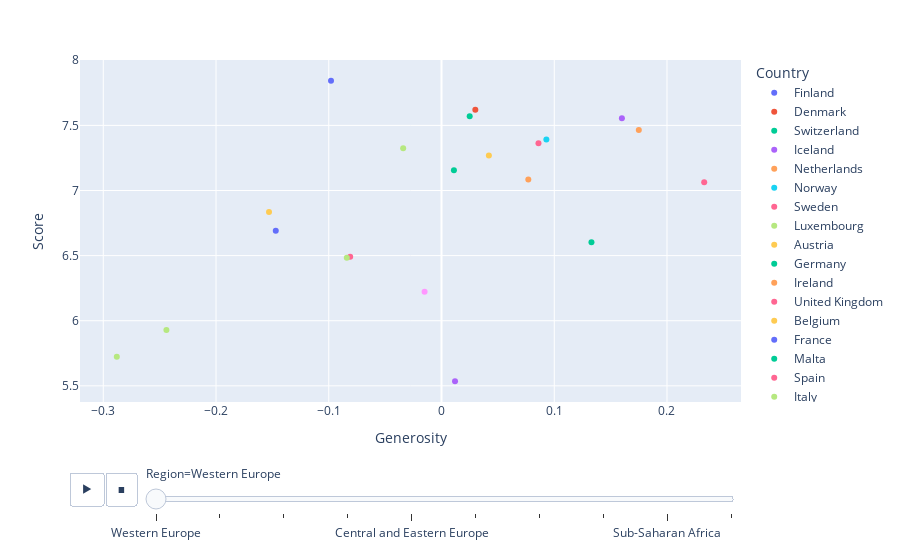

The code cell stored with this chart in its notebook:
### Markdown cell above
### Generosity vs Score

### Code cell
px.scatter(df, x='Generosity', y='Score',
           animation_frame='Region',
           animation_group='Country',
           color='Country', hover_name='Country',
           trendline= 'ols')

### Figure 1 — Plotly figure (JSON) as saved in the notebook; plotly's stock layout.template omitted (floating-point values rounded to 4 significant figures)
{"data": [{"hovertemplate": "<b>%{hovertext}</b><br><br>Country=Finland<br>Region=Western Europe<br>Generosity=%{x}<br>Score=%{y}<extra></extra>", "hovertext": ["Finland"], "ids": ["Finland"], "legendgroup": "Finland", "marker": {"color": "#636efa", "symbol": "circle"}, "mode": "markers", "name": "Finland", "orientation": "v", "showlegend": true, "type": "scatter", "x": [-0.098], "xaxis": "x", "y": [7.842], "yaxis": "y"}, {"hovertemplate": "Country=Finland<br>Region=Western Europe<extra></extra>", "legendgroup": "Finland", "marker": {"color": "#636efa", "symbol": "circle"}, "mode": "lines", "name": "Finland", "showlegend": false, "type": "scatter", "xaxis": "x", "yaxis": "y"}, {"hovertemplate": "<b>%{hovertext}</b><br><br>Country=Denmark<br>Region=Western Europe<br>Generosity=%{x}<br>Score=%{y}<extra></extra>", "hovertext": ["Denmark"], "ids": ["Denmark"], "legendgroup": "Denmark", "marker": {"color": "#EF553B", "symbol": "circle"}, "mode": "markers", "name": "Denmark", "orientation": "v", "showlegend": true, "type": "scatter", "x": [0.03], "xaxis": "x", "y": [7.62], "yaxis": "y"}, {"hovertemplate": "Country=Denmark<br>Region=Western Europe<extra></extra>", "legendgroup": "Denmark", "marker": {"color": "#EF553B", "symbol": "circle"}, "mode": "lines", "name": "Denmark", "showlegend": false, "type": "scatter", "xaxis": "x", "yaxis": "y"}, {"hovertemplate": "<b>%{hovertext}</b><br><br>Country=Switzerland<br>Region=Western Europe<br>Generosity=%{x}<br>Score=%{y}<extra></extra>", "hovertext": ["Switzerland"], "ids": ["Switzerland"], "legendgroup": "Switzerland", "marker": {"color": "#00cc96", "symbol": "circle"}, "mode": "markers", "name": "Switzerland", "orientation": "v", "showlegend": true, "type": "scatter", "x": [0.025], "xaxis": "x", "y": [7.571], "yaxis": "y"}, {"hovertemplate": "Country=Switzerland<br>Region=Western Europe<extra></extra>", "legendgroup": "Switzerland", "marker": {"color": "#00cc96", "symbol": "circle"}, "mode": "lines", "name": "Switzerland", "showlegend": false, "type": "scatter", "xaxis": "x", "yaxis": "y"}, {"hovertemplate": "<b>%{hovertext}</b><br><br>Country=Iceland<br>Region=Western Europe<br>Generosity=%{x}<br>Score=%{y}<extra></extra>", "hovertext": ["Iceland"], "ids": ["Iceland"], "legendgroup": "Iceland", "marker": {"color": "#ab63fa", "symbol": "circle"}, "mode": "markers", "name": "Iceland", "orientation": "v", "showlegend": true, "type": "scatter", "x": [0.16], "xaxis": "x", "y": [7.554], "yaxis": "y"}, {"hovertemplate": "Country=Iceland<br>Region=Western Europe<extra></extra>", "legendgroup": "Iceland", "marker": {"color": "#ab63fa", "symbol": "circle"}, "mode": "lines", "name": "Iceland", "showlegend": false, "type": "scatter", "xaxis": "x", "yaxis": "y"}, {"hovertemplate": "<b>%{hovertext}</b><br><br>Country=Netherlands<br>Region=Western Europe<br>Generosity=%{x}<br>Score=%{y}<extra></extra>", "hovertext": ["Netherlands"], "ids": ["Netherlands"], "legendgroup": "Netherlands", "marker": {"color": "#FFA15A", "symbol": "circle"}, "mode": "markers", "name": "Netherlands", "orientation": "v", "showlegend": true, "type": "scatter", "x": [0.175], "xaxis": "x", "y": [7.464], "yaxis": "y"}, {"hovertemplate": "Country=Netherlands<br>Region=Western Europe<extra></extra>", "legendgroup": "Netherlands", "marker": {"color": "#FFA15A", "symbol": "circle"}, "mode": "lines", "name": "Netherlands", "showlegend": false, "type": "scatter", "xaxis": "x", "yaxis": "y"}, {"hovertemplate": "<b>%{hovertext}</b><br><br>Country=Norway<br>Region=Western Europe<br>Generosity=%{x}<br>Score=%{y}<extra></extra>", "hovertext": ["Norway"], "ids": ["Norway"], "legendgroup": "Norway", "marker": {"color": "#19d3f3", "symbol": "circle"}, "mode": "markers", "name": "Norway", "orientation": "v", "showlegend": true, "type": "scatter", "x": [0.093], "xaxis": "x", "y": [7.392], "yaxis": "y"}, {"hovertemplate": "Country=Norway<br>Region=Western Europe<extra></extra>", "legendgroup": "Norway", "marker": {"color": "#19d3f3", "symbol": "circle"}, "mode": "lines", "name": "Norway", "showlegend": false, "type": "scatter", "xaxis": "x", "yaxis": "y"}, {"hovertemplate": "<b>%{hovertext}</b><br><br>Country=Sweden<br>Region=Western Europe<br>Generosity=%{x}<br>Score=%{y}<extra></extra>", "hovertext": ["Sweden"], "ids": ["Sweden"], "legendgroup": "Sweden", "marker": {"color": "#FF6692", "symbol": "circle"}, "mode": "markers", "name": "Sweden", "orientation": "v", "showlegend": true, "type": "scatter", "x": [0.086], "xaxis": "x", "y": [7.363], "yaxis": "y"}, {"hovertemplate": "Country=Sweden<br>Region=Western Europe<extra></extra>", "legendgroup": "Sweden", "marker": {"color": "#FF6692", "symbol": "circle"}, "mode": "lines", "name": "Sweden", "showlegend": false, "type": "scatter", "xaxis": "x", "yaxis": "y"}, {"hovertemplate": "<b>%{hovertext}</b><br><br>Country=Luxembourg<br>Region=Western Europe<br>Generosity=%{x}<br>Score=%{y}<extra></extra>", "hovertext": ["Luxembourg"], "ids": ["Luxembourg"], "legendgroup": "Luxembourg", "marker": {"color": "#B6E880", "symbol": "circle"}, "mode": "markers", "name": "Luxembourg", "orientation": "v", "showlegend": true, "type": "scatter", "x": [-0.034], "xaxis": "x", "y": [7.324], "yaxis": "y"}, {"hovertemplate": "Country=Luxembourg<br>Region=Western Europe<extra></extra>", "legendgroup": "Luxembourg", "marker": {"color": "#B6E880", "symbol": "circle"}, "mode": "lines", "name": "Luxembourg", "showlegend": false, "type": "scatter", "xaxis": "x", "yaxis": "y"}, {"hovertemplate": "<b>%{hovertext}</b><br><br>Country=Austria<br>Region=Western Europe<br>Generosity=%{x}<br>Score=%{y}<extra></extra>", "hovertext": ["Austria"], "ids": ["Austria"], "legendgroup": "Austria", "marker": {"color": "#FECB52", "symbol": "circle"}, "mode": "markers", "name": "Austria", "orientation": "v", "showlegend": true, "type": "scatter", "x": [0.042], "xaxis": "x", "y": [7.268], "yaxis": "y"}, {"hovertemplate": "Country=Austria<br>Region=Western Europe<extra></extra>", "legendgroup": "Austria", "marker": {"color": "#FECB52", "symbol": "circle"}, "mode": "lines", "name": "Austria", "showlegend": false, "type": "scatter", "xaxis": "x", "yaxis": "y"}, {"hovertemplate": "<b>%{hovertext}</b><br><br>Country=Germany<br>Region=Western Europe<br>Generosity=%{x}<br>Score=%{y}<extra></extra>", "hovertext": ["Germany"], "ids": ["Germany"], "legendgroup": "Germany", "marker": {"color": "#00cc96", "symbol": "circle"}, "mode": "markers", "name": "Germany", "orientation": "v", "showlegend": true, "type": "scatter", "x": [0.011], "xaxis": "x", "y": [7.155], "yaxis": "y"}, {"hovertemplate": "Country=Germany<br>Region=Western Europe<extra></extra>", "legendgroup": "Germany", "marker": {"color": "#00cc96", "symbol": "circle"}, "mode": "lines", "name": "Germany", "showlegend": false, "type": "scatter", "xaxis": "x", "yaxis": "y"}, {"hovertemplate": "<b>%{hovertext}</b><br><br>Country=Ireland<br>Region=Western Europe<br>Generosity=%{x}<br>Score=%{y}<extra></extra>", "hovertext": ["Ireland"], "ids": ["Ireland"], "legendgroup": "Ireland", "marker": {"color": "#FFA15A", "symbol": "circle"}, "mode": "markers", "name": "Ireland", "orientation": "v", "showlegend": true, "type": "scatter", "x": [0.077], "xaxis": "x", "y": [7.085], "yaxis": "y"}, {"hovertemplate": "Country=Ireland<br>Region=Western Europe<extra></extra>", "legendgroup": "Ireland", "marker": {"color": "#FFA15A", "symbol": "circle"}, "mode": "lines", "name": "Ireland", "showlegend": false, "type": "scatter", "xaxis": "x", "yaxis": "y"}, {"hovertemplate": "<b>%{hovertext}</b><br><br>Country=United Kingdom<br>Region=Western Europe<br>Generosity=%{x}<br>Score=%{y}<extra></extra>", "hovertext": ["United Kingdom"], "ids": ["United Kingdom"], "legendgroup": "United Kingdom", "marker": {"color": "#FF6692", "symbol": "circle"}, "mode": "markers", "name": "United Kingdom", "orientation": "v", "showlegend": true, "type": "scatter", "x": [0.233], "xaxis": "x", "y": [7.064], "yaxis": "y"}, {"hovertemplate": "Country=United Kingdom<br>Region=Western Europe<extra></extra>", "legendgroup": "United Kingdom", "marker": {"color": "#FF6692", "symbol": "circle"}, "mode": "lines", "name": "United Kingdom", "showlegend": false, "type": "scatter", "xaxis": "x", "yaxis": "y"}, {"hovertemplate": "<b>%{hovertext}</b><br><br>Country=Belgium<br>Region=Western Europe<br>Generosity=%{x}<br>Score=%{y}<extra></extra>", "hovertext": ["Belgium"], "ids": ["Belgium"], "legendgroup": "Belgium", "marker": {"color": "#FECB52", "symbol": "circle"}, "mode": "markers", "name": "Belgium", "orientation": "v", "showlegend": true, "type": "scatter", "x": [-0.153], "xaxis": "x", "y": [6.834], "yaxis": "y"}, {"hovertemplate": "Country=Belgium<br>Region=Western Europe<extra></extra>", "legendgroup": "Belgium", "marker": {"color": "#FECB52", "symbol": "circle"}, "mode": "lines", "name": "Belgium", "showlegend": false, "type": "scatter", "xaxis": "x", "yaxis": "y"}, {"hovertemplate": "<b>%{hovertext}</b><br><br>Country=France<br>Region=Western Europe<br>Generosity=%{x}<br>Score=%{y}<extra></extra>", "hovertext": ["France"], "ids": ["France"], "legendgroup": "France", "marker": {"color": "#636efa", "symbol": "circle"}, "mode": "markers", "name": "France", "orientation": "v", "showlegend": true, "type": "scatter", "x": [-0.147], "xaxis": "x", "y": [6.69], "yaxis": "y"}, {"hovertemplate": "Country=France<br>Region=Western Europe<extra></extra>", "legendgroup": "France", "marker": {"color": "#636efa", "symbol": "circle"}, "mode": "lines", "name": "France", "showlegend": false, "type": "scatter", "xaxis": "x", "yaxis": "y"}, {"hovertemplate": "<b>%{hovertext}</b><br><br>Country=Malta<br>Region=Western Europe<br>Generosity=%{x}<br>Score=%{y}<extra></extra>", "hovertext": ["Malta"], "ids": ["Malta"], "legendgroup": "Malta", "marker": {"color": "#00cc96", "symbol": "circle"}, "mode": "markers", "name": "Malta", "orientation": "v", "showlegend": true, "type": "scatter", "x": [0.133], "xaxis": "x", "y": [6.602], "yaxis": "y"}, {"hovertemplate": "Country=Malta<br>Region=Western Europe<extra></extra>", "legendgroup": "Malta", "marker": {"color": "#00cc96", "symbol": "circle"}, "mode": "lines", "name": "Malta", "showlegend": false, "type": "scatter", "xaxis": "x", "yaxis": "y"}, {"hovertemplate": "<b>%{hovertext}</b><br><br>Country=Spain<br>Region=Western Europe<br>Generosity=%{x}<br>Score=%{y}<extra></extra>", "hovertext": ["Spain"], "ids": ["Spain"], "legendgroup": "Spain", "marker": {"color": "#FF6692", "symbol": "circle"}, "mode": "markers", "name": "Spain", "orientation": "v", "showlegend": true, "type": "scatter", "x": [-0.081], "xaxis": "x", "y": [6.491], "yaxis": "y"}, {"hovertemplate": "Country=Spain<br>Region=Western Europe<extra></extra>", "legendgroup": "Spain", "marker": {"color": "#FF6692", "symbol": "circle"}, "mode": "lines", "name": "Spain", "showlegend": false, "type": "scatter", "xaxis": "x", "yaxis": "y"}, {"hovertemplate": "<b>%{hovertext}</b><br><br>Country=Italy<br>Region=Western Europe<br>Generosity=%{x}<br>Score=%{y}<extra></extra>", "hovertext": ["Italy"], "ids": ["Italy"], "legendgroup": "Italy", "marker": {"color": "#B6E880", "symbol": "circle"}, "mode": "markers", "name": "Italy", "orientation": "v", "showlegend": true, "type": "scatter", "x": [-0.084], "xaxis": "x", "y": [6.483], "yaxis": "y"}, {"hovertemplate": "Country=Italy<br>Region=Western Europe<extra></extra>", "legendgroup": "Italy", "marker": {"color": "#B6E880", "symbol": "circle"}, "mode": "lines", "name": "Italy", "showlegend": false, "type": "scatter", "xaxis": "x", "yaxis": "y"}, {"hovertemplate": "<b>%{hovertext}</b><br><br>Country=Cyprus<br>Region=Western Europe<br>Generosity=%{x}<br>Score=%{y}<extra></extra>", "hovertext": ["Cyprus"], "ids": ["Cyprus"], "legendgroup": "Cyprus", "marker": {"color": "#FF97FF", "symbol": "circle"}, "mode": "markers", "name": "Cyprus", "orientation": "v", "showlegend": true, "type": "scatter", "x": [-0.015], "xaxis": "x", "y": [6.223], "yaxis": "y"}, {"hovertemplate": "Country=Cyprus<br>Region=Western Europe<extra></extra>", "legendgroup": "Cyprus", "marker": {"color": "#FF97FF", "symbol": "circle"}, "mode": "lines", "name": "Cyprus", "showlegend": false, "type": "scatter", "xaxis": "x", "yaxis": "y"}, {"hovertemplate": "<b>%{hovertext}</b><br><br>Country=Portugal<br>Region=Western Europe<br>Generosity=%{x}<br>Score=%{y}<extra></extra>", "hovertext": ["Portugal"], "ids": ["Portugal"], "legendgroup": "Portugal", "marker": {"color": "#B6E880", "symbol": "circle"}, "mode": "markers", "name": "Portugal", "orientation": "v", "showlegend": true, "type": "scatter", "x": [-0.244], "xaxis": "x", "y": [5.929], "yaxis": "y"}, {"hovertemplate": "Country=Portugal<br>Region=Western Europe<extra></extra>", "legendgroup": "Portugal", "marker": {"color": "#B6E880", "symbol": "circle"}, "mode": "lines", "name": "Portugal", "showlegend": false, "type": "scatter", "xaxis": "x", "yaxis": "y"}, {"hovertemplate": "<b>%{hovertext}</b><br><br>Country=Greece<br>Region=Western Europe<br>Generosity=%{x}<br>Score=%{y}<extra></extra>", "hovertext": ["Greece"], "ids": ["Greece"], "legendgroup": "Greece", "marker": {"color": "#B6E880", "symbol": "circle"}, "mode": "markers", "name": "Greece", "orientation": "v", "showlegend": true, "type": "scatter", "x": [-0.288], "xaxis": "x", "y": [5.723], "yaxis": "y"}, {"hovertemplate": "Country=Greece<br>Region=Western Europe<extra></extra>", "legendgroup": "Greece", "marker": {"color": "#B6E880", "symbol": "circle"}, "mode": "lines", "name": "Greece", "showlegend": false, "type": "scatter", "xaxis": "x", "yaxis": "y"}, {"hovertemplate": "<b>%{hovertext}</b><br><br>Country=North Cyprus<br>Region=Western Europe<br>Generosity=%{x}<br>Score=%{y}<extra></extra>", "hovertext": ["North Cyprus"], "ids": ["North Cyprus"], "legendgroup": "North Cyprus", "marker": {"color": "#ab63fa", "symbol": "circle"}, "mode": "markers", "name": "North Cyprus", "orientation": "v", "showlegend": true, "type": "scatter", "x": [0.012], "xaxis": "x", "y": [5.536], "yaxis": "y"}, {"hovertemplate": "Country=North Cyprus<br>Region=Western Europe<extra></extra>", "legendgroup": "North Cyprus", "marker": {"color": "#ab63fa", "symbol": "circle"}, "mode": "lines", "name": "North Cyprus", "showlegend": false, "type": "scatter", "xaxis": "x", "yaxis": "y"}], "layout": {"legend": {"title": {"text": "Country"}, "tracegroupgap": 0}, "margin": {"t": 60}, "sliders": [{"active": 0, "currentvalue": {"prefix": "Region="}, "len": 0.9, "pad": {"b": 10, "t": 60}, "steps": [{"args": [["Western Europe"], {"frame": {"duration": 0, "redraw": false}, "fromcurrent": true, "mode": "immediate", "transition": {"duration": 0, "easing": "linear"}}], "label": "Western Europe", "method": "animate"}, {"args": [["North America and ANZ"], {"frame": {"duration": 0, "redraw": false}, "fromcurrent": true, "mode": "immediate", "transition": {"duration": 0, "easing": "linear"}}], "label": "North America and ANZ", "method": "animate"}, {"args": [["Middle East and North Africa"], {"frame": {"duration": 0, "redraw": false}, "fromcurrent": true, "mode": "immediate", "transition": {"duration": 0, "easing": "linear"}}], "label": "Middle East and North Africa", "method": "animate"}, {"args": [["Latin America and Caribbean"], {"frame": {"duration": 0, "redraw": false}, "fromcurrent": true, "mode": "immediate", "transition": {"duration": 0, "easing": "linear"}}], "label": "Latin America and Caribbean", "method": "animate"}, {"args": [["Central and Eastern Europe"], {"frame": {"duration": 0, "redraw": false}, "fromcurrent": true, "mode": "immediate", "transition": {"duration": 0, "easing": "linear"}}], "label": "Central and Eastern Europe", "method": "animate"}, {"args": [["East Asia"], {"frame": {"duration": 0, "redraw": false}, "fromcurrent": true, "mode": "immediate", "transition": {"duration": 0, "easing": "linear"}}], "label": "East Asia", "method": "animate"}, {"args": [["Southeast Asia"], {"frame": {"duration": 0, "redraw": false}, "fromcurrent": true, "mode": "immediate", "transition": {"duration": 0, "easing": "linear"}}], "label": "Southeast Asia", "method": "animate"}, {"args": [["Commonwealth of Independent States"], {"frame": {"duration": 0, "redraw": false}, "fromcurrent": true, "mode": "immediate", "transition": {"duration": 0, "easing": "linear"}}], "label": "Commonwealth of Independent States", "method": "animate"}, {"args": [["Sub-Saharan Africa"], {"frame": {"duration": 0, "redraw": false}, "fromcurrent": true, "mode": "immediate", "transition": {"duration": 0, "easing": "linear"}}], "label": "Sub-Saharan Africa", "method": "animate"}, {"args": [["South Asia"], {"frame": {"duration": 0, "redraw": false}, "fromcurrent": true, "mode": "immediate", "transition": {"duration": 0, "easing": "linear"}}], "label": "South Asia", "method": "animate"}], "x": 0.1, "xanchor": "left", "y": 0, "yanchor": "top"}], "updatemenus": [{"buttons": [{"args": [null, {"frame": {"duration": 500, "redraw": false}, "fromcurrent": true, "mode": "immediate", "transition": {"duration": 500, "easing": "linear"}}], "label": "&#9654;", "method": "animate"}, {"args": [[null], {"frame": {"duration": 0, "redraw": false}, "fromcurrent": true, "mode": "immediate", "transition": {"duration": 0, "easing": "linear"}}], "label": "&#9724;", "method": "animate"}], "direction": "left", "pad": {"r": 10, "t": 70}, "showactive": false, "type": "buttons", "x": 0.1, "xanchor": "right", "y": 0, "yanchor": "top"}], "xaxis": {"anchor": "y", "domain": [0, 1], "title": {"text": "Generosity"}}, "yaxis": {"anchor": "x", "domain": [0, 1], "title": {"text": "Score"}}}}
